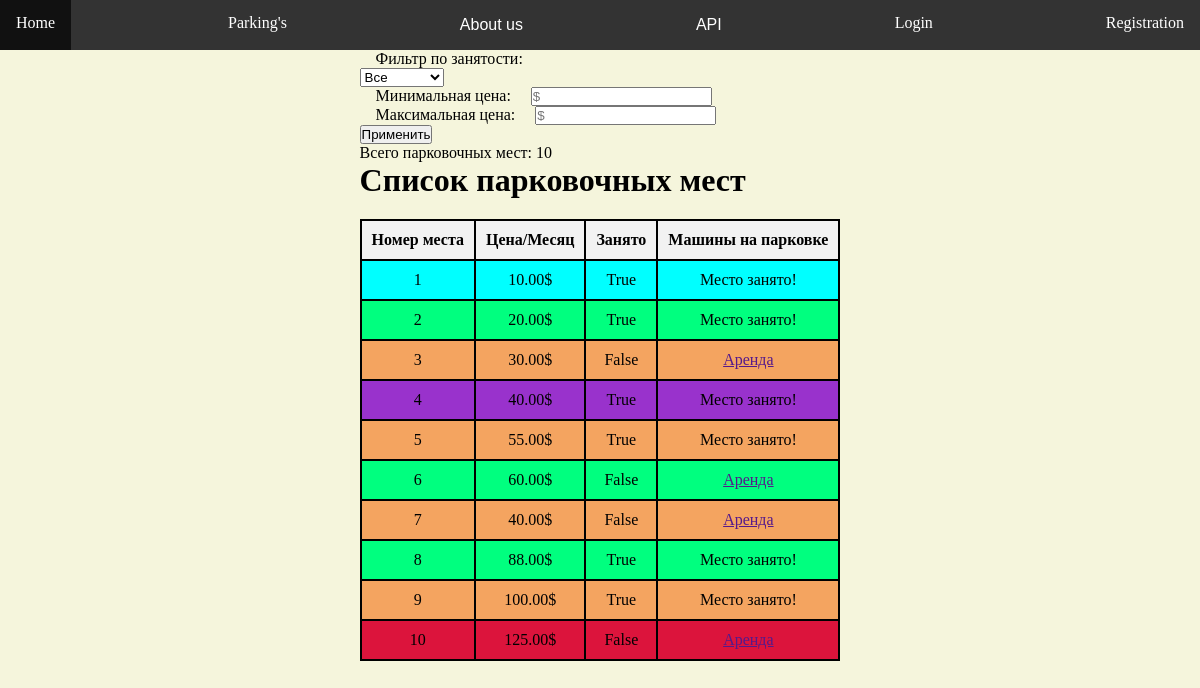
The page /myparking/parking_list/ on the database its author committed.
### myparking/models.py (models this page shows, shortened)
class ParkingSpot(models.Model):
    number = models.PositiveIntegerField(unique=True, validators=[MaxValueValidator(1000)])
    price = models.DecimalField(max_digits=10, decimal_places=2)
    is_busy = models.BooleanField(default=False)
    cars = models.ManyToManyField(Car, help_text="Select a car for this parking", blank=True, null=True)
    user = models.ForeignKey(User, on_delete=models.SET_NULL, related_name='parkings', blank=True, null=True)
    date_of_rent = models.DateField(blank=True, null=True)

### myparking/views.py (the view)
# urls.py: path('parking_list/', views.parking_list, name='parking_list'),
def parking_list(request):
    filter_busy = request.GET.get('busy')
    filter_min_price = request.GET.get('min_price')
    filter_max_price = request.GET.get('max_price')
    parkings = ParkingSpot.objects.all()
    if filter_busy == 'busy':
        parkings = parkings.filter(is_busy=True)
    elif filter_busy == 'free':
        parkings = parkings.filter(is_busy=False)
    if filter_min_price:
        parkings = parkings.filter(price__gte=float(filter_min_price))
    if filter_max_price:
        parkings = parkings.filter(price__lte=float(filter_max_price))
    parkings_count = parkings.count()
    return render(
        request,
        'myparking/parking_list.html',
        context={'parkings': parkings, 'parkings_count': parkings_count, },
    )

### myparking/templates/myparking/parking_list.html (shortened to what this page needs)
{% extends "base_generic.html"%}
{% load static %}
{% block style %}
  <link rel="stylesheet" href="{% static 'myparking/css/parking_list.css' %}">
{% endblock %}
{% block content%}
 <div class="row">
     <div class="col-sm-4">
         <p><form method="get" action="{% url 'parking_list' %}">
             <label for="filter_busy">Фильтр по занятости:</label>
             <p>
                 <select id="filter_busy" name="busy">
                     <option value="" {% if request.GET.busy == '' %}selected{% endif %}>Все</option>
                 </select>
             </p>
             <p>
                 <label for="filter_min_price">Минимальная цена:</label>
                 <input type="number" placeholder="$" id="filter_min_price" name="min_price" value="{{ request.GET.min_price }}" step="1">
             </p>
             <p>
                 <label for="filter_max_price">Максимальная цена:</label>
                 <input type="number" placeholder="$" id="filter_max_price" name="max_price" value="{{ request.GET.max_price }}" step="1">
             </p>
             <button type="submit">Применить</button>
         </form></p>
         <p>Всего парковочных мест: {{ parkings_count }}</p>
     </div>
     <div class="col-sm-8">
        <h1>Список парковочных мест</h1>
         <table >
             <thead>
                 <tr>
                     <th>Номер места</th>
                     <th>Цена/Месяц</th>
                     <th>Занято</th>
                     <th>Машины на парковке</th>
                 </tr>
             </thead>
             <tbody>
                 {% for parking in parkings %}
                 <tr>
                     <td>{{ parking.number }}</td>
                     <td>{{ parking.price }}$</td>
                     <td>{{ parking.is_busy }}</td>
                     <td>
                         {% if not parking.is_busy %}
                            {% if user.is_authenticated %}
                                <a href="{% url 'rent_parking' parking.id %}" class="btn btn-primary">Аренда</a>
                            {% else %}
                                <a href="" class="btn btn-primary" disabled>Аренда</a>
                            {% endif %}
                         {% else %}
                            <label>Место занято!</label>
                         {% endif %}
                     </td>
                 </tr>
                 {% endfor %}
             </tbody>
         </table>
     </div>
 </div>
{% endblock %}

### myparking/static/myparking/css/site_style.css (style rules this page uses)
* { margin: 0px; padding: 0px; }
.bg-site { background: beige; }
table { width: 100%; border-collapse: collapse; margin: 20px auto; }
th, td { padding: 10px; text-align: center; border: 2px solid black; }
th { background-color: #f2f2f2; }

### myparking/static/myparking/css/elements/navbar.css (style rules this page uses)
.navbar a, label { padding: 14px 16px; }

### myparking/static/myparking/css/parking_list.css (style rules this page uses)
table tr:last-child { background-color: crimson; }
table tr:nth-child(even) { background-color: springgreen; }
table tr:nth-child(odd) { background-color: sandybrown; }
table tr:nth-child(4) { background-color: darkorchid; }
table tr:first-child { background-color: aqua; }

### rows shown on the page
ParkingSpot: number "1", price "10.00", is_busy "True", shows "Место занято!"
ParkingSpot: number "2", price "20.00", is_busy "True", shows "Место занято!"
ParkingSpot: number "3", price "30.00", is_busy "False", shows "Аренда"
ParkingSpot: number "4", price "40.00", is_busy "True", shows "Место занято!"
ParkingSpot: number "5", price "55.00", is_busy "True", shows "Место занято!"
ParkingSpot: number "6", price "60.00", is_busy "False", shows "Аренда"
ParkingSpot: number "7", price "40.00", is_busy "False", shows "Аренда"
ParkingSpot: number "8", price "88.00", is_busy "True", shows "Место занято!"
ParkingSpot: number "9", price "100.00", is_busy "True", shows "Место занято!"
ParkingSpot: number "10", price "125.00", is_busy "False", shows "Аренда"

### other values the page prints
{{ parkings_count }} "10"
